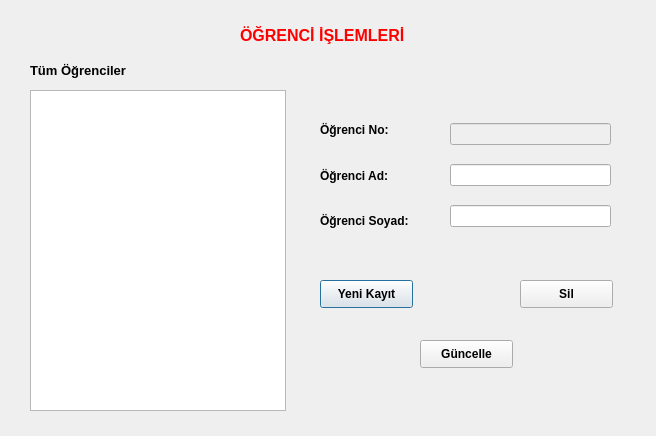
<?xml version="1.0" encoding="UTF-8"?>
<ui version="4.0">
 <class>ogrenci</class>
 <widget class="QDialog" name="ogrenci">
  <property name="geometry">
   <rect>
    <x>0</x>
    <y>0</y>
    <width>656</width>
    <height>436</height>
   </rect>
  </property>
  <property name="windowTitle">
   <string>Dialog</string>
  </property>
  <widget class="QLabel" name="label">
   <property name="geometry">
    <rect>
     <x>240</x>
     <y>20</y>
     <width>231</width>
     <height>31</height>
    </rect>
   </property>
   <property name="palette">
    <palette>
     <active>
      <colorrole role="WindowText">
       <brush brushstyle="SolidPattern">
        <color alpha="255">
         <red>255</red>
         <green>0</green>
         <blue>0</blue>
        </color>
       </brush>
      </colorrole>
     </active>
     <inactive>
      <colorrole role="WindowText">
       <brush brushstyle="SolidPattern">
        <color alpha="255">
         <red>255</red>
         <green>0</green>
         <blue>0</blue>
        </color>
       </brush>
      </colorrole>
     </inactive>
     <disabled>
      <colorrole role="WindowText">
       <brush brushstyle="SolidPattern">
        <color alpha="255">
         <red>120</red>
         <green>120</green>
         <blue>120</blue>
        </color>
       </brush>
      </colorrole>
     </disabled>
    </palette>
   </property>
   <property name="font">
    <font>
     <pointsize>12</pointsize>
     <weight>75</weight>
     <bold>true</bold>
    </font>
   </property>
   <property name="text">
    <string>ÖĞRENCİ İŞLEMLERİ</string>
   </property>
  </widget>
  <widget class="QTableView" name="tableView_ogr">
   <property name="geometry">
    <rect>
     <x>30</x>
     <y>90</y>
     <width>256</width>
     <height>321</height>
    </rect>
   </property>
  </widget>
  <widget class="QLabel" name="label_2">
   <property name="geometry">
    <rect>
     <x>30</x>
     <y>60</y>
     <width>141</width>
     <height>21</height>
    </rect>
   </property>
   <property name="font">
    <font>
     <pointsize>10</pointsize>
     <weight>75</weight>
     <bold>true</bold>
    </font>
   </property>
   <property name="text">
    <string>Tüm Öğrenciler</string>
   </property>
  </widget>
  <widget class="QPushButton" name="pbtn_yenikayit">
   <property name="geometry">
    <rect>
     <x>320</x>
     <y>280</y>
     <width>93</width>
     <height>28</height>
    </rect>
   </property>
   <property name="font">
    <font>
     <pointsize>9</pointsize>
     <weight>75</weight>
     <bold>true</bold>
    </font>
   </property>
   <property name="text">
    <string>Yeni Kayıt</string>
   </property>
  </widget>
  <widget class="QPushButton" name="pbtn_sil">
   <property name="geometry">
    <rect>
     <x>520</x>
     <y>280</y>
     <width>93</width>
     <height>28</height>
    </rect>
   </property>
   <property name="font">
    <font>
     <pointsize>9</pointsize>
     <weight>75</weight>
     <bold>true</bold>
    </font>
   </property>
   <property name="text">
    <string>Sil</string>
   </property>
  </widget>
  <widget class="QPushButton" name="pbtn_guncelle">
   <property name="geometry">
    <rect>
     <x>420</x>
     <y>340</y>
     <width>93</width>
     <height>28</height>
    </rect>
   </property>
   <property name="font">
    <font>
     <pointsize>9</pointsize>
     <weight>75</weight>
     <bold>true</bold>
    </font>
   </property>
   <property name="text">
    <string>Güncelle</string>
   </property>
  </widget>
  <widget class="QWidget" name="layoutWidget">
   <property name="geometry">
    <rect>
     <x>320</x>
     <y>110</y>
     <width>121</width>
     <height>131</height>
    </rect>
   </property>
   <layout class="QVBoxLayout" name="verticalLayout">
    <item>
     <widget class="QLabel" name="label_3">
      <property name="font">
       <font>
        <pointsize>9</pointsize>
        <weight>75</weight>
        <bold>true</bold>
       </font>
      </property>
      <property name="text">
       <string>Öğrenci No:</string>
      </property>
     </widget>
    </item>
    <item>
     <widget class="QLabel" name="label_5">
      <property name="font">
       <font>
        <pointsize>9</pointsize>
        <weight>75</weight>
        <bold>true</bold>
       </font>
      </property>
      <property name="text">
       <string>Öğrenci Ad:</string>
      </property>
     </widget>
    </item>
    <item>
     <widget class="QLabel" name="label_6">
      <property name="font">
       <font>
        <pointsize>9</pointsize>
        <weight>75</weight>
        <bold>true</bold>
       </font>
      </property>
      <property name="text">
       <string>Öğrenci Soyad:</string>
      </property>
     </widget>
    </item>
   </layout>
  </widget>
  <widget class="QWidget" name="layoutWidget">
   <property name="geometry">
    <rect>
     <x>450</x>
     <y>110</y>
     <width>161</width>
     <height>131</height>
    </rect>
   </property>
   <layout class="QVBoxLayout" name="verticalLayout_2">
    <item>
     <widget class="QLineEdit" name="lnedt_ogrno">
      <property name="enabled">
       <bool>false</bool>
      </property>
     </widget>
    </item>
    <item>
     <widget class="QLineEdit" name="lnedt_ograd"/>
    </item>
    <item>
     <widget class="QLineEdit" name="lnedt_ogrsoyad"/>
    </item>
   </layout>
  </widget>
 </widget>
 <resources/>
 <connections/>
</ui>
